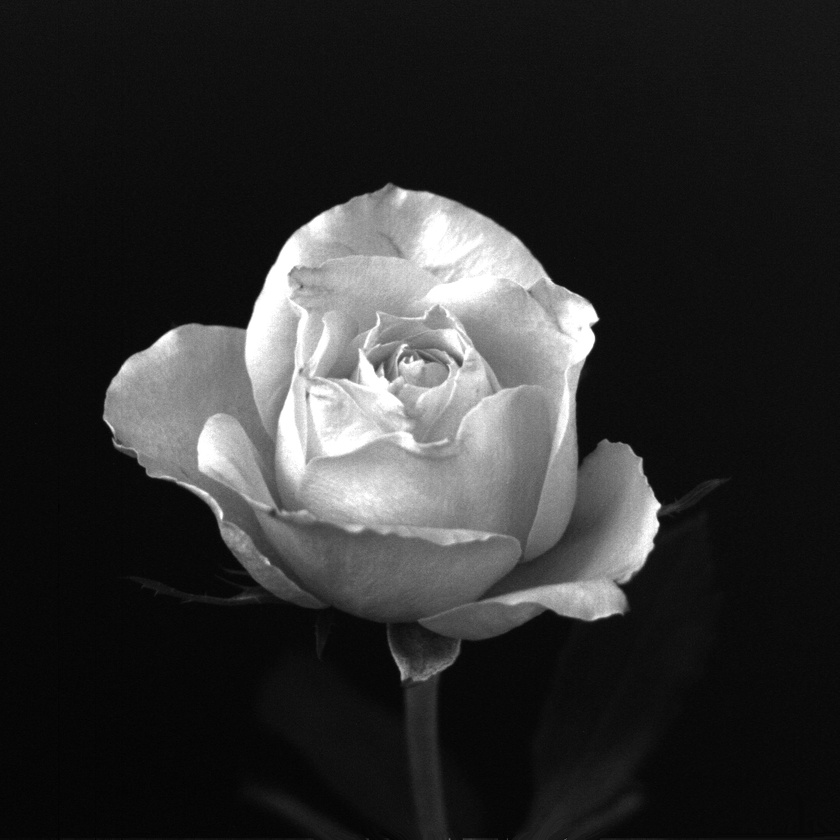
#> input picture tp2/Fig0219(rose1024).jpg, 840 x 840 px, shrunk from 1024 x 1024 before the run
$ python main.py
#> lines starting #> are read from the running program, lines starting #| are printed output that depends on the picture
from PIL import Image


def delete_alternate_column(image_path):
#> called with image_path = 'Fig0219(rose1024).jpg'
    image = Image.open(image_path)
#> image is the input picture: PIL image 840x840 L; min 0, max 255, mean 46.8

    width, height = image.size
#> width = 840; height = 840
    new_width = width // 2
#> new_width = 420
    new_height = height // 2
#> new_height = 420

    result_image = Image.new("RGB", (new_width, new_height))
#> result_image: PIL image 420x420 RGB; every value is 0
    result_image_pixels = []

    for y in range(0, height, 2):  # Borrar filas pares
        for x in range(0, width, 2):  # Borrar columnas pares
            pixel = image.getpixel((x, y))
            result_image_pixels.append(pixel)
#> after the loop, result_image_pixels = 176400 items

    result_image.putdata(result_image_pixels)
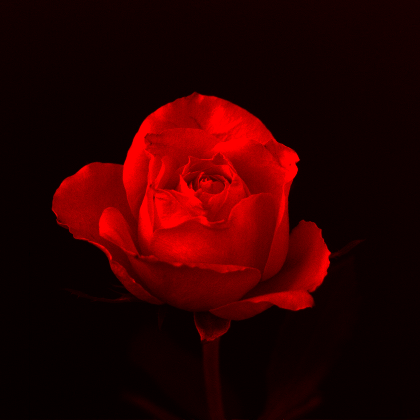
#> result_image: PIL image 420x420 RGB; mean R, G, B 46.8, 0, 0
    return result_image, new_width


# Press the green button in the gutter to run the script.
if __name__ == '__main__':
    input_image_path = "Fig0219(rose1024).jpg"
    # input_image_path = "building.jpg"

    new_image, updated_width = delete_alternate_column(input_image_path)
#> updated_width = 420

    output_image_path = f"Rose{updated_width}.jpg"
#> output_image_path = 'Rose420.jpg'

    print(output_image_path)
#| Rose420.jpg
    new_image.save(output_image_path)
